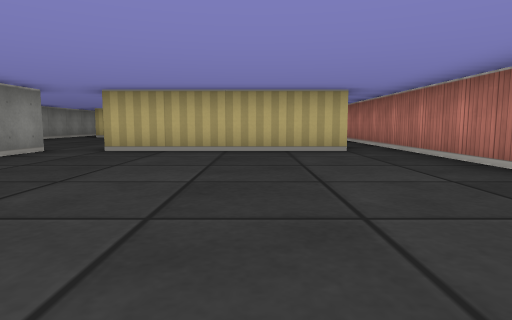
View 1 (above)

22 first-person views from a walk through a cub3D level. The camera is about half as high as the walls, tilts 6° down and sees 75° across. The floor is counted in squares. Each view is taken from the middle of a square. On the plan, view 1 faces up. The plan holds only what a view shows up to about 9 squares ahead; the rest is blank. The place goes on beyond the plan.

View 2
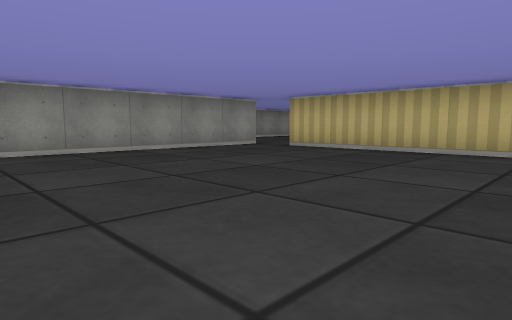

View 3
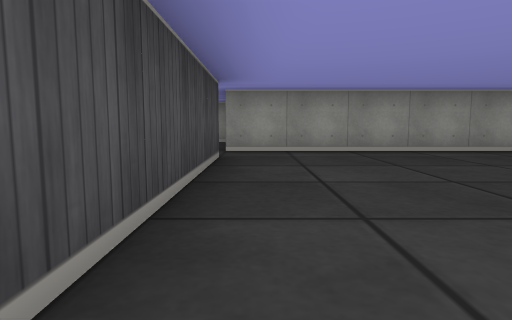

View 4
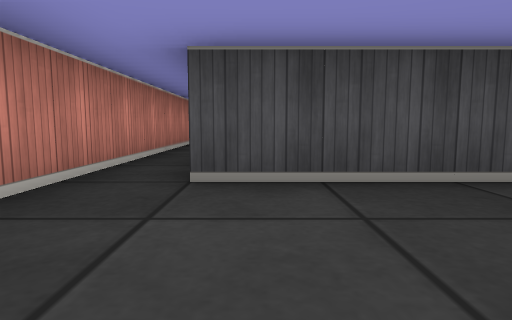

View 5
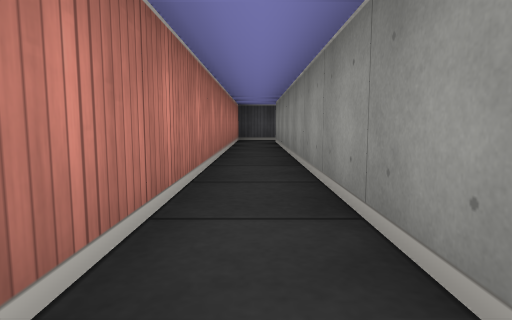

View 6
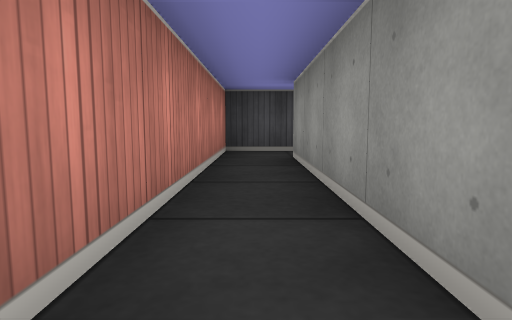

View 7
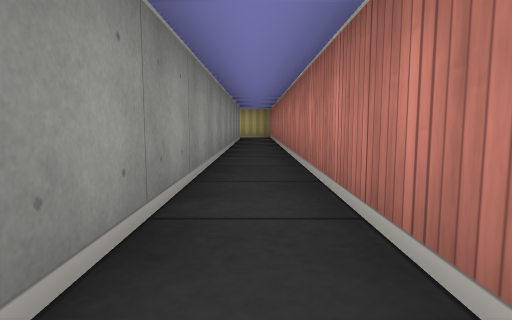

View 8
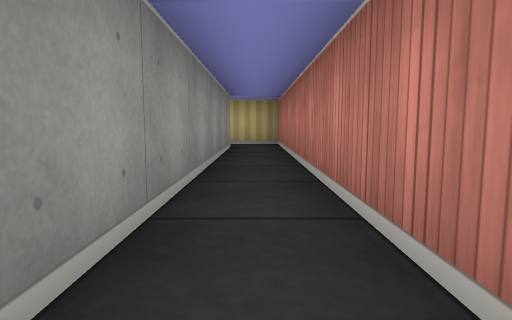

View 9
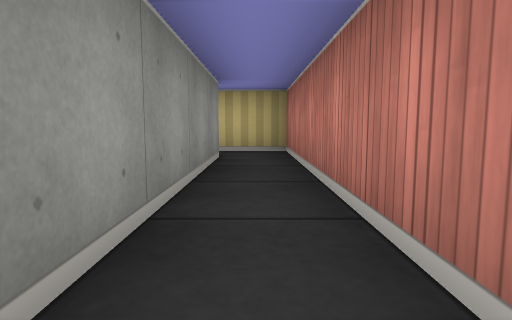

View 10
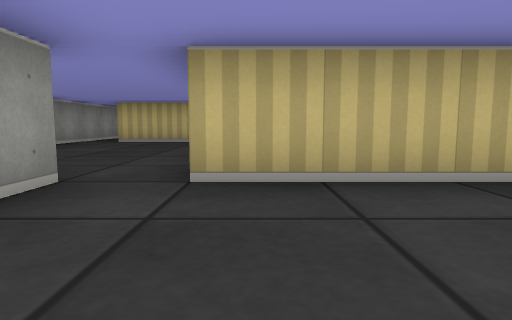

View 11
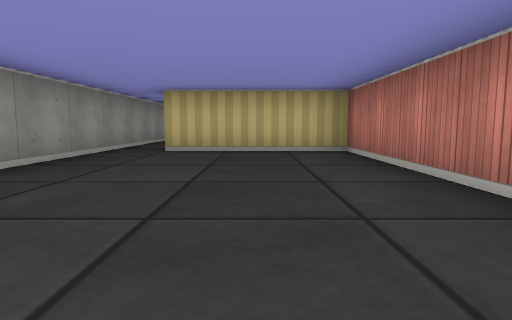

View 12
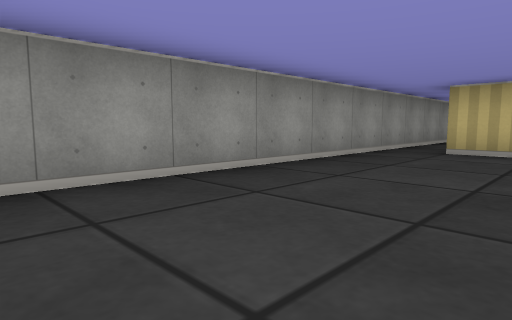

View 13
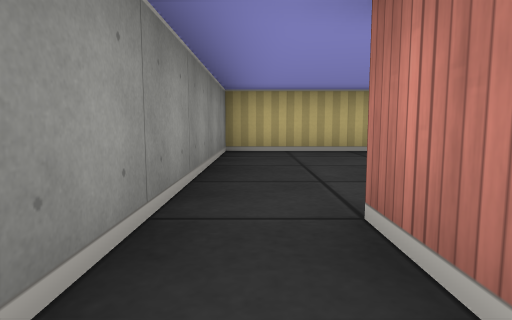

View 14
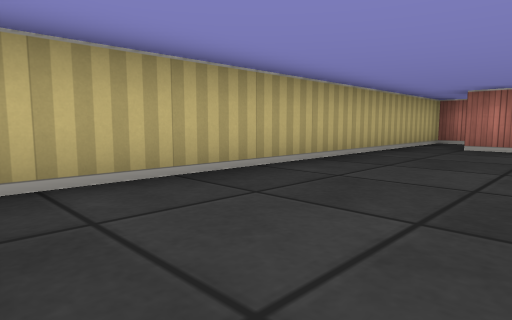

View 15
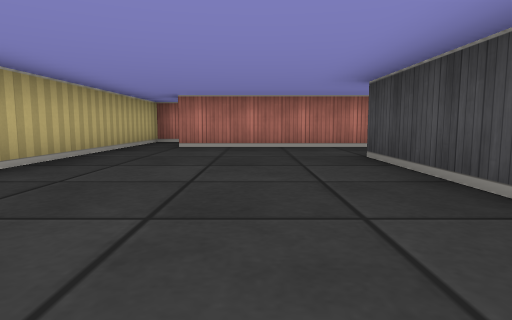

View 16
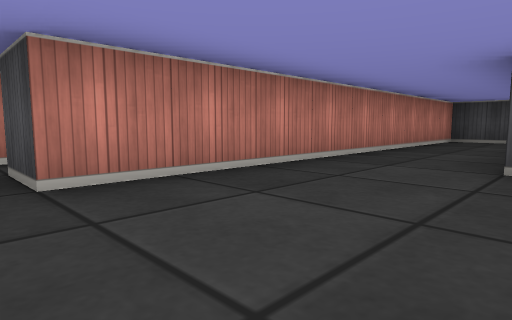

View 17
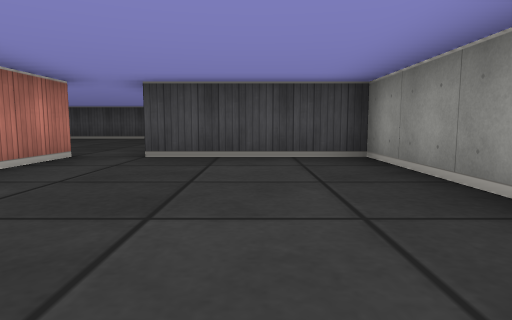

View 18
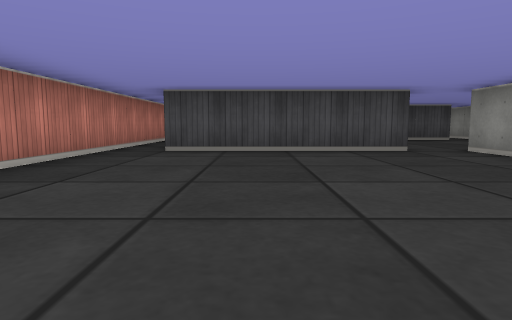

View 19
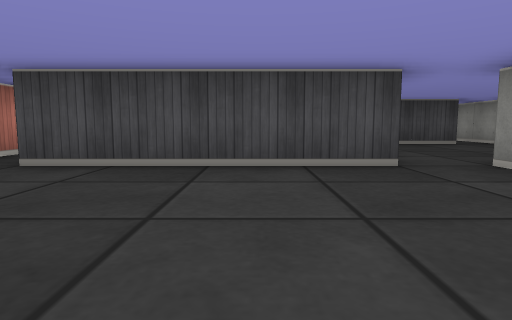

View 20
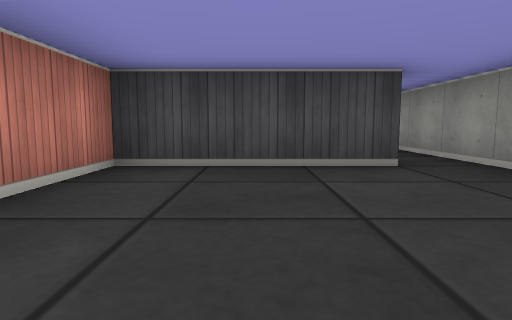

View 21
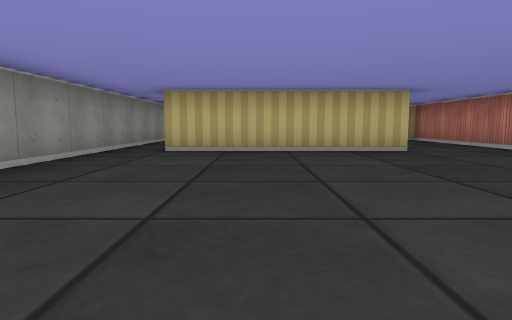

View 22
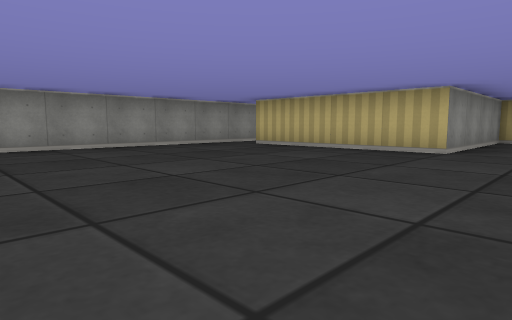

### Floor plan
Ten units are one square. View 1 is at (0, 0); x grows to the right and y downward. Boxes are objects, and circles mark ways between rooms. Rooms are numbered by the first view taken in them; rooms with no view inside come last. Other rooms are left out.
<svg viewBox="-70 -170 100 290">
<path fill="none" stroke="#000" d="M-35 -55 -35 5M-26 5 15 5M15 25 15 105M5 -155 15 -155 15 -55 -25 -55M14 115 25 115 25 -165 5 -165M-65 -115 -65 -55 -35 -55M-25 -55 -25 -115 -55 -115M-41 -125 -15 -125M-55 -115 -55 -125M5 -165 -65 -165 -65 -115M-8 -65 5 -65 5 -155M-65 8 -65 45M-56 45 -25 45 -25 29M5 51 5 19M-65 45 -65 102M-15 14 -15 55 -55 55"/>
<circle cx="-30" cy="-50" r="3" fill="#2a7"/>
<circle cx="10" cy="-160" r="3" fill="#2a7"/>
<circle cx="-30" cy="0" r="3" fill="#2a7"/>
<circle cx="10" cy="110" r="3" fill="#2a7"/>
<circle cx="-60" cy="-120" r="3" fill="#2a7"/>
<circle cx="-60" cy="50" r="3" fill="#2a7"/>
<text x="0" y="-30">1</text>
<text x="-50" y="-90">2</text>
<text x="-20" y="-130">3</text>
<text x="-50" y="20">4</text>
<text x="-30" y="80">5</text>
</svg>
Room 1 opens to room 2. Room 1 opens to room 3. Room 1 opens to room 4. Room 1 opens to room 5. Room 2 opens to room 3. Room 4 opens to room 5.

Where each view was taken, in squares from view 1:
view 1: 0 up, 0 right, facing up
view 2: 0 up, 2 right, facing up-left
view 3: 0 up, 2 right, facing left
view 4: 2 up, 1 right, facing down
view 5: 2 down, 2 right, facing down
view 6: 6 down, 2 right, facing down
view 7: 5 up, 2 right, facing up
view 8: 9 up, 2 right, facing up
view 9: 11 up, 2 right, facing up
view 10: 3 up, 2 left, facing up
view 11: 6 up, 4 left, facing up
view 12: 6 up, 4 left, facing up-left
view 13: 11 up, 6 left, facing up
view 14: 14 up, 6 left, facing up-right
view 15: 14 up, 6 left, facing right
view 16: 16 up, 2 left, facing down-right
view 17: 10 up, 5 left, facing down
view 18: 5 up, 0 right, facing down
view 19: 3 up, 1 left, facing down
view 20: 1 down, 4 left, facing down
view 21: 11 down, 4 left, facing up
view 22: 11 down, 0 right, facing up-left
